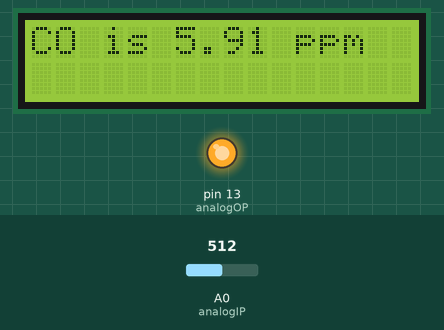
Recording of a sketch running on a simulated Arduino Mega 2560, built with avr-gcc and run on an emulated ATmega2560. Parts: 16×2 character LCD, output pins drawn as LEDs (lit = HIGH). Inputs (shaded band) come from the test bench; at power-on: A0 (analogIP) = 512. What the sketch prints to the serial monitor is not drawn.

Above: at 64.0 s.
At 124.0 s:
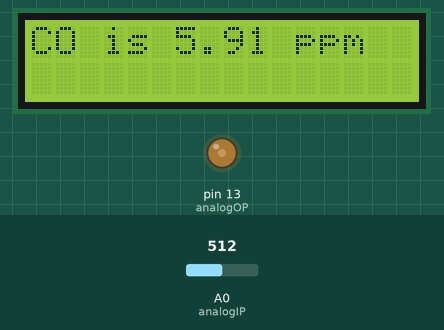
Timing chart, 0 to 126.4 s (numbered marks = the images above):
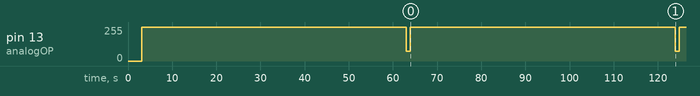

Measured:
- by itself, pin 13 (analogOP): alternates 255/255 for 60.0 s and 72/255 for 0.91 s

The sketch:

Analysis_of_CO_Level.ino
```cpp
// I used Mega2560, for any other Arduino, please check and change pin numbers

#include <LiquidCrystal.h>

LiquidCrystal lcd(12, 11, 5, 4, 3, 2);
/*
 * The LCD circuit:
 * LCD RS pin to digital pin 12
 * LCD Enable pin to digital pin 11
 * LCD D4 pin to digital pin 5
 * LCD D5 pin to digital pin 4
 * LCD D6 pin to digital pin 3
 * LCD D7 pin to digital pin 2
 * LCD R/W pin to ground
 * LCD VSS pin to ground
 * LCD VDD pin to +5V
 * LCD LED- to ground
 * 220 resistor: one end to +5V and other to LCD LED+
 * 4.7K resistor: one end to +5V and other to LCD V0
 */

const int analogOP = 13;
const int analogIP = A0;
/*
* The MQ-7 circuit:
* MQ-7 VCC to pin 13 (PWM)
* MQ-7 GND to GND
* MQ-7 A0 to A0
*/

const String wifiName = "Hotspot";
const String wifiPassword = "uknowmypassword";
const String serverAddr = "192.168.43.76";
const String serverPort = "80";
/*
 * ESP-01 VCC and CH_PD to 3.3.V
 * ESP-01 GND to ground
 * ESP-01 RXD to TXD
 * ESP-01 TXD to RXD
 */


void setup() {
  // put your setup code here, to run once:
  // initialise wifi module (conneccting to AP)
  esp_init();
  // initialise LCD module
  lcd.begin(16,2);
  // setting I/P and O/P
  pinMode(analogOP, OUTPUT);
  pinMode(analogIP, INPUT);
}

void loop() {
  // put your main code here, to run repeatedly:
  heatSensor();
  double reading = takeReading();
  // send reading
  sendReading(reading);
  //display on LCD
  lcd.clear();
  lcd.print("CO is "+String(reading)+" ppm");
}

void heatSensor() {
  // lets heat the sensor
  analogWrite(analogOP, 255);
  // wait for 1 minute
  for(int i = 0; i < 60; i ++) {
    delay(1000);
  }
}

double takeReading() {
  // switch to 1.4 supply - (255/5) * 1.4 = 71.4
  analogWrite(analogOP, 72);
  delay(100);
  // take reading
  double reading = analogRead(analogIP);
  // convert to voltage
  reading = reading * 5 / 4095;
  // apply formula
  reading = 3.027 * exp(1.0698 * reading);
  return reading;
}

void esp_init() {
  Serial.begin(115200);
  delay(1000);
  Serial.print("AT+CWJAP=\""+wifiName+"\",\""+wifiPassword+"\"\r\n");
  delay(2000);
}

void sendReading(double reading) {
  String data = String(reading);
  // we have set loc to 201, by default
  // below is http request to be sent through a TCP connection
  String httpRequest = "GET /prj/logger.php?loc=201&value="+data+" HTTP/1.1\r\nHost: "+serverAddr+"\r\n\r\n";
  int dlen = httpRequest.length();
  // start a TCP connection - AT+CIPSTART="TCP","192.168.43.76",80
  Serial.print("AT+CIPSTART=\"TCP\",\""+serverAddr+"\","+serverPort+"\r\n");
  // we are quick prototyping, so lets skip response (provided everything goes good)
  // a delay to skip response to avoid collision
  delay(300);

  // send AT+CIPSEND
  Serial.print("AT+CIPSEND="+String(dlen)+"\r\n");
  delay(500);
  Serial.print(httpRequest);
}
```
